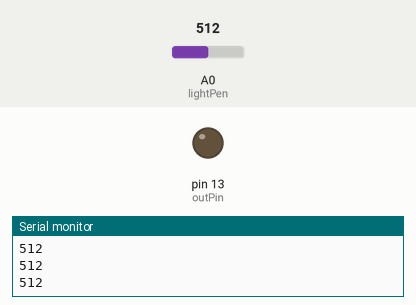
This sketch was run on a simulated Arduino Uno, built with avr-gcc and run on an emulated ATmega328P. Shown: output pins drawn as LEDs (lit = HIGH), the last lines printed to the serial monitor. Inputs (shaded band) come from the test bench; at power-on: A0 (lightPen) = 512.

Above: at 1.2 s.
1.3 s: A0 (lightPen) set to 128
2.8 s: A0 (lightPen) set to 108
At 3.5 s:
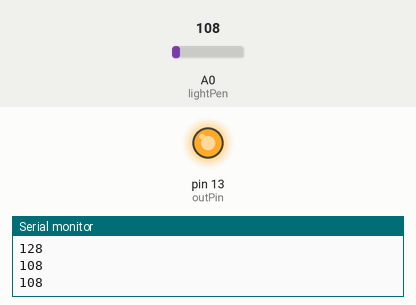
4.5 s: A0 (lightPen) set to 122
At 5.7 s:
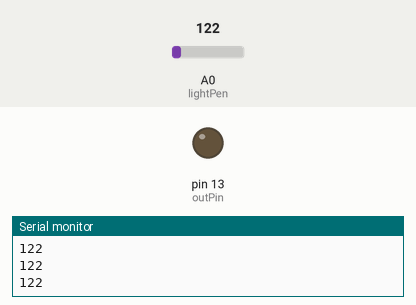
6.0 s: A0 (lightPen) set to 0
At 7.1 s:
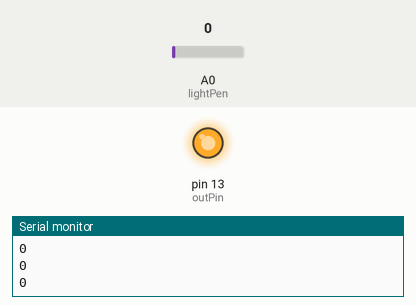
Timing chart, 0 to 8.5 s (numbered marks = the images above; inputs shaded):
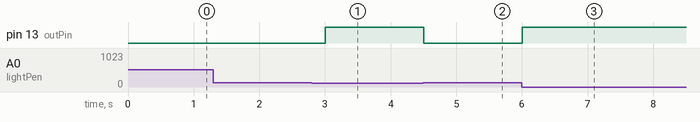

The sketch:

index.ino
```cpp
int lightPen = A0;
int lightVal;
int dv =250;
int outPin = 13;

void setup() {
  // put your setup code here, to run once:
  pinMode(lightPen, INPUT);
  pinMode(outPin, OUTPUT);
  Serial.begin(9600);
}

void loop() {
  // put your main code here, to run repeatedly:
  lightVal = analogRead(lightPen);
  Serial.println(lightVal);
  if (lightVal < 120){
    digitalWrite(outPin, HIGH);
  }
  else{
    digitalWrite(outPin, LOW);
  }
  delay(dv);
}
```

Measured:
- the behaviour switches between 120 and 119 on A0 (lightPen) (found by bisection; images 0 and 1)
- after the input at 2.8 s, pin 13 (outPin): LOW → HIGH after 0.20 s
- after the input at 4.5 s, pin 13 (outPin): HIGH → LOW at once
- after the input at 6.0 s, pin 13 (outPin): LOW → HIGH at once
